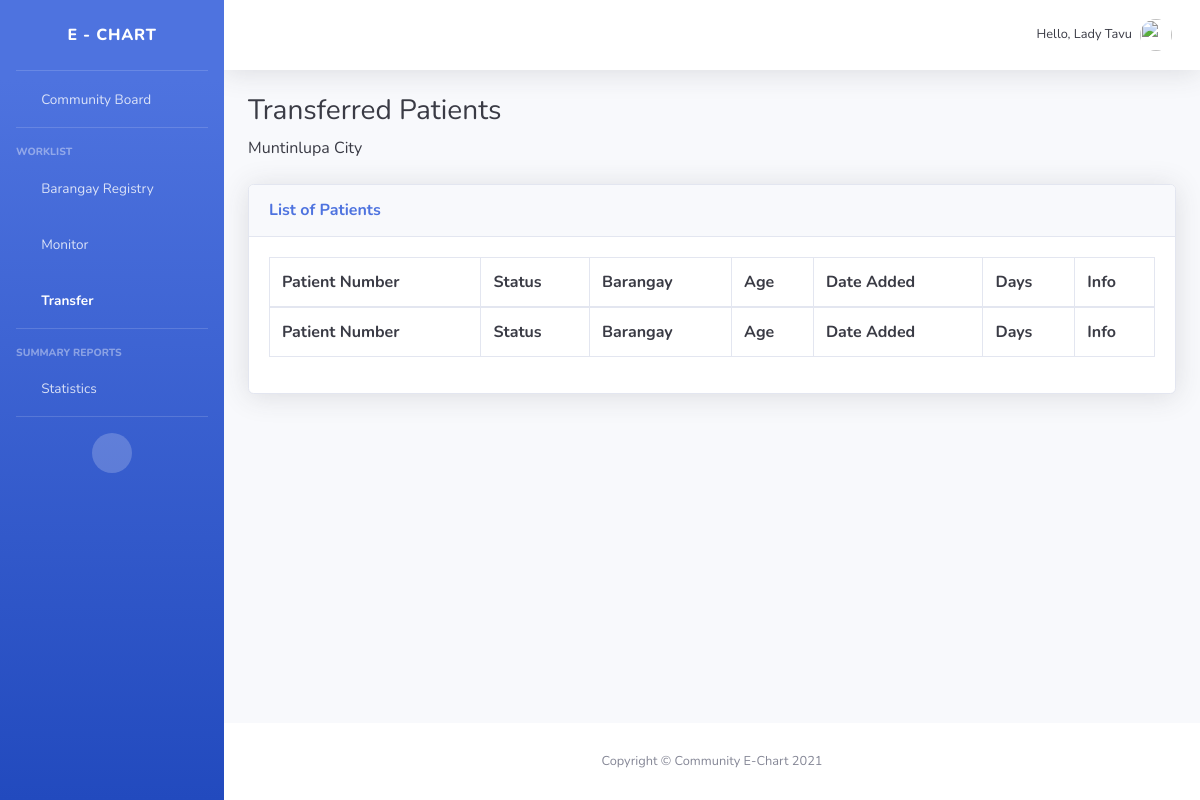
/transfer/ (signed in), run on an earlier commit of the app's database.
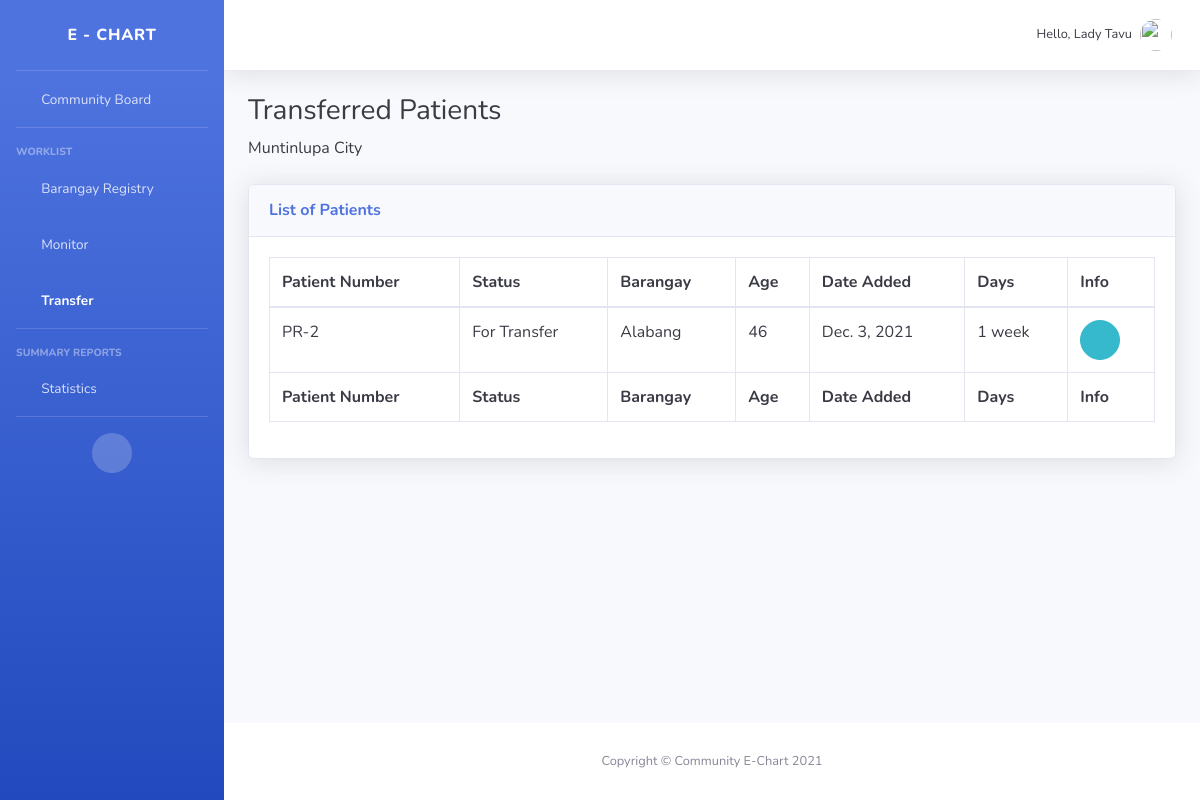
And on a later commit of the database.
### chart/models.py (models this page shows, shortened)
class Patient(models.Model):
    GENDER = (
                ('Male', 'Male'),
                ('Female', 'Female'),
    )
    BARANGAY = (
                    ('Alabang', 'Alabang'),
                    ('Ayala-Alabang', 'Ayala-Alabang'),
                    ('Bayanan', 'Bayanan'),
                    ('Buli', 'Buli'),
                    ('Cupang', 'Cupang'),
                    ('Poblacion', 'Poblacion'),
                    ('Putatan', 'Putatan'),
                    ('Sucat', 'Sucat'),
                    ('Tunasan', 'Tunasan'),
    )
    CITY = (
                ('Muntinlupa', 'Muntinlupa'),
    )
    FIRSTDOSE = (
                    ('Yes', 'Yes'),
                    ('No', 'No'),
    )
    SECONDDOSE = (
                    ('Yes', 'Yes'),
                    ('No', 'No'),
    )
    TELEMEDICINE = (
                        ('TelAventusMD', 'TelAventusMD'),
                        ('SeeYouDoc', 'SeeYouDoc'),
                        ('MedCheck', 'MedCheck'),
                        ('TeliMed', 'TeliMed'),
                        ('KonsultaMD', 'KonsultaMD'),
                        ('CloudPx', 'CloudPx'),
                        ('HealthNow', 'HealthNow'),
    )
    ANTIGENRESULT = (
                    ('Positive', 'Positive'),
                    ('Negative', 'Negative'),
    )
    RTPCRRESULT = (
                    ('Positive', 'Positive'),
                    ('Negative', 'Negative'),
    )
    XRAY = (
                    ('Chest Xray', 'Chest Xray'),
                    ('Film Array', 'Film Array'),
    )
    STATUS = (
                    ('Home Isolation', 'Home Isolation'),
                    ('For Referral', 'For Referral'),
                    ('For Transfer', 'For Transfer')
    )
    VACCINE = (
                    ('None', 'None'),
                    ('CoronaVac (Sinovac)', 'CoronaVac (Sinovac)'),
                    ('Gamaleya Sputnik V', 'Gamaleya Sputnik V'),
                    ('Johnson and Johnson\'s Janssen', 'Johnson and Johnson\'s Janssen'),
                    ('Bharat BioTech', 'Bharat BioTech'),
                    ('Moderna', 'Moderna'),
                    ('Sinopharm', 'Sinopharm')
    )
    name = models.CharField(max_length=200, null=True)
    age = models.CharField(max_length=200, null=True)
    gender = models.CharField(max_length=200, null=True, choices=GENDER)
    address = models.CharField(max_length=200, null=True)
    barangay = models.CharField(max_length=200, null=True, choices=BARANGAY)
    city = models.CharField(max_length=200, null=True, choices=CITY)
    numchild = models.CharField(max_length=200, null=True, blank=True)
    namechild = models.CharField(max_length=200, null=True, blank=True)
    contactnumber = models.CharField(max_length=200, null=True)
    email = models.CharField(max_length=200, null=True)
    vaccine = models.CharField(max_length=200, null=True, choices=VACCINE)
    firstdose = models.CharField(max_length=200, null=True, choices=FIRSTDOSE)
    seconddose = models.CharField(max_length=200, null=True, choices=SECONDDOSE)
    fdosedate = models.DateField(null=True, blank=True)
    sdosedate = models.DateField(null=True, blank=True)
    telemedicine = models.CharField(max_length=200, null=True, choices=TELEMEDICINE)
    antigenresult = models.CharField(max_length=200, null=True, choices=ANTIGENRESULT)
    antigendate = models.DateField(null=True)
    antigenfile = models.ImageField(verbose_name= "antigenfile", null = True, blank=True, upload_to = "pic_uploads/")
    rtpcrresult = models.CharField(max_length=200, null=True, choices=RTPCRRESULT)
    rtpcrdate = models.DateField(null=True)
    rtpcrfile = models.ImageField(verbose_name= "rtpcrfile", null = True, blank=True, upload_to = "pic_uploads/")
    xray = models.CharField(max_length=200, null=True, choices=XRAY)
    xraydate = models.DateField(null=True)
    xrayfile = models.ImageField(verbose_name= "xrayfile", null = True, blank=True, upload_to = "pic_uploads/")
    status = models.CharField(max_length=200, null=True, choices=STATUS)
    date_created = models.DateTimeField(auto_now_add=True, null=True)
    bmiheight = models.FloatField(max_length=200, null=True)
    bmiweight = models.FloatField(max_length=200, null=True)
    finalbmi = models.FloatField(max_length=200, null=True)
    QUESTION3 = (
                    ('Yes', 'Yes'),
                    ('No', 'No'),
    )
    QUESTION4 = (
                    ('Yes', 'Yes'),
                    ('No', 'No'),
    )
    startdate = models.DateField(null=True)
    lastdate = models.DateField(null=True)
    question3 = models.CharField(max_length=200, null=True, choices=QUESTION3)
    question4 = models.CharField(max_length=200, null=True, choices=QUESTION4)
    question5 = models.CharField(max_length=200, null=True)
    @property
    def is_recent(self):
        return (self.date_created + timedelta(days=14)) > datetime.today()

### chart/views.py (the view)
# urls.py: path('transfer/', views.transfer, name="transfer"),
@login_required(login_url='login')
def transfer(request):
    patients = Patient.objects.filter(status='For Transfer')
    return render(request, 'chart/transfer.html', {'patients':patients})

### account/models.py (called while the page is built)
    def getFullName(self):
        return str(self.firstname + " " + self.lastname).title()

    def is_Doctor(self):
        return self.groups.filter(name="Doctors").exists()

    def is_LGU(self):
        return self.groups.filter(name="LGU Employees").exists()

### chart/templates/chart/transfer.html
{% extends 'chart/navbar.html' %}
{% load static %}
{% block content %}
                    <h1 class="h3 mb-2 text-gray-900">Transferred Patients</h1>
                    <p class="mb-4 text-gray-900">Muntinlupa City</p>
                    <div class="card shadow mb-4">
                        <div class="card-header py-3">
                            <h6 class="m-0 font-weight-bold text-primary">List of Patients</h6>
                        </div>
                        <div class="card-body">
                            <div class="table-responsive">
                                <table class="table table-bordered text-gray-900" id="dataTable" width="100%" cellspacing="0">
                                    <thead>
                                        <tr>
                                            <th>Patient Number</th>
                                            <th>Status</th>
                                            <th>Barangay</th>
                                            <th>Age</th>
                                            <th>Date Added</th>
                                            <th>Days</th>
                                            <th>Info</th>
                                        </tr>
                                    </thead>
                                    <tfoot>
                                        <tr>
                                            <th>Patient Number</th>
                                            <th>Status</th>
                                            <th>Barangay</th>
                                            <th>Age</th>
                                            <th>Date Added</th>
                                            <th>Days</th>
                                            <th>Info</th>
                                        </tr>
                                    </tfoot>
                                    <tbody>
                                        {% for i in patients %}
                                        {% if i.is_recent %}
                                            <tr>
                                                <td>PR-{{i.id}}</td>
                                                <td>{{i.status}}</td>
                                                <td>{{i.barangay}}</td>
                                                <td>{{i.age}}</td>
                                                <td>{{i.date_created.date}}</td>
                                                <td>{{i.date_created|timesince}}</td>
                                                <td><a href="{% url 'patientinfo' i.id %}" class="btn btn-info btn-circle"><i class="fas fa-info-circle"></i></a></td>
                                            </tr>
                                        {% endif %}
                                        {% endfor %}
                                    </tbody>
                                </table>
                            </div>
                        </div>
                    </div>
{% endblock content %}

What changed in the data, as far as the page shows it:
now on this page (row edited): Patient: id "2", status "For Transfer", barangay "Alabang", age "46", date_created "Dec. 3, 2021", date_created "1 week"
